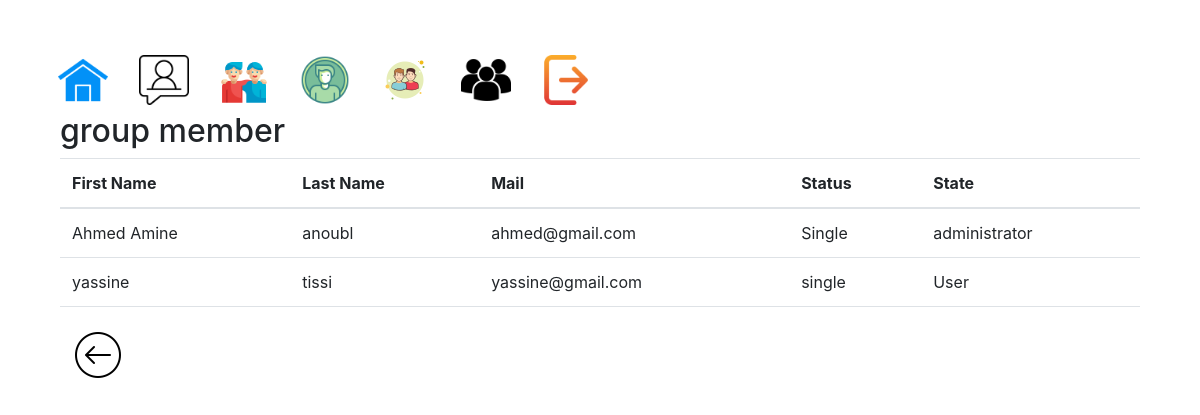
The page /controller/membre.php?name=php (signed in) on the database its author committed.
### tables this page shows
CREATE TABLE IF NOT EXISTS `groupe` (
  `id` int(11) NOT NULL AUTO_INCREMENT,
  `user_id` int(11) DEFAULT NULL,
  `date_group` timestamp NULL DEFAULT NULL,
  `name` varchar(50) NOT NULL,
  `etat` int(11) NOT NULL DEFAULT '0',
  PRIMARY KEY (`id`),
  KEY `user_id` (`user_id`)
);

CREATE TABLE IF NOT EXISTS `users` (
  `id` int(11) NOT NULL AUTO_INCREMENT,
  `prenom` varchar(50) NOT NULL,
  `nom` varchar(50) NOT NULL,
  `email` varchar(50) NOT NULL,
  `password` varchar(50) NOT NULL,
  `genre` varchar(10) NOT NULL,
  `status` varchar(20) NOT NULL,
  `jour` int(11) NOT NULL,
  `mois` varchar(20) NOT NULL,
  `anne` int(11) NOT NULL,
  `connecter` int(11) NOT NULL DEFAULT '0',
  PRIMARY KEY (`id`)
);

### controller/membre.php (called while the page is built)
<?php
require "../views/nav.php";
require "../models/users.php";
$user=new users();
$title="group member";
$name=$_GET['name'];
$row=$user->membre($name);
require "../views/membre.php";
?>

### models/users.php (called while the page is built, shortened)
<?php
class users extends connection
{
public function membre($name)
{
    $con=$this->connections();
    $sql="
    SELECT users.prenom,users.nom,users.email,users.status,groupe.etat
    FROM users,groupe
    WHERE users.id=groupe.user_id AND groupe.name='$name';
    ";
    $result=$con->query($sql);
    return $result->fetchall();
}
}
?>

### views/membre.php (the view, shortened to what this page needs)
<!DOCTYPE html>
<html lang="en">
<head>
    <link rel="stylesheet" href="https://cdn.jsdelivr.net/npm/bootstrap@4.0.0/dist/css/bootstrap.min.css">
</head>
<body>
    <div class="container">
        <h2><?php echo $title;  ?></h2>
        <table class="table">
            <thead>
            <th>First Name</th>
            <th>Last Name</th>
            <th>Mail</th>
            <th>Status</th>
            <th>State</th>
            </thead>
            <tbody>
                <?php foreach ($row as $row)
                {
                       ?>
                       <tr>
                     <td><?php echo $row['prenom'];  ?></td>
                     <td><?php echo $row['nom'];  ?></td>
                     <td><?php echo $row['email'];  ?></td>
                     <td><?php echo $row['status'];  ?></td>
                     <td><?php if($row['etat']==1) {
                                echo "administrator";
                     }
                     else
                     {
                        echo "User";
                     }  ?></td>
              <?php  }
                 ?>
                     </tr>
            </tbody>
        </table>
        <a class="btn" href="../controller/mygroup.php">
            <img src="../image/back.png" alt="">
        </a>
    </div>
</body>
</html>

### views/nav.php (style rules this page uses)
body { background-color: rgb(97, 80, 199); }

### rows shown on the page
groupe: user.prenom "Ahmed Amine", user.nom "anoubl", user.email "ahmed@gmail.com", user.status "Single", etat "administrator"
groupe: user.prenom "yassine", user.nom "tissi", user.email "yassine@gmail.com", user.status "single", etat "User"

### other values the page prints
$title "group member"
